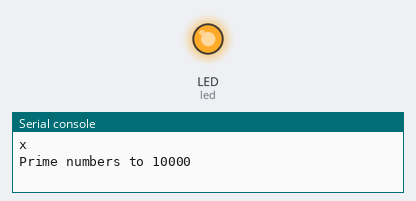
A program run on a simulated CircuitPython board. Parts: output pins drawn as LEDs (lit = HIGH), the last lines printed to the serial console. Values from a settings file that is not in the repository are placeholders. At 2.8 s the program ends and the board releases its pins; the recording ends there.

Above: at 0.3 s.
At 2.62 s:
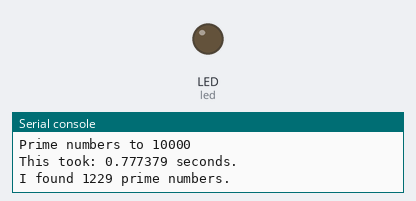
Timing chart, 0 to 2.9 s (numbered marks = the images above):
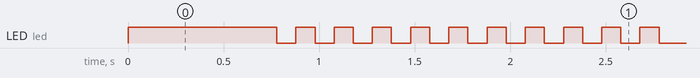

Measured:
- by itself, LED (led): repeats every 0.20 s: LOW 0.10 s, HIGH 0.10 s

The program:

code.py
```python
import os

print(os.getenv('test_variable'))

import math, time, board, digitalio
led = digitalio.DigitalInOut(board.LED)
led.direction = digitalio.Direction.OUTPUT
last = 10000
found = 4     # we start from 11, know already 2, 3, 5, 7
led.value = True
print(f"Prime numbers to {last}")
start = time.monotonic()
for number in range(11, last, 2):
    prime = True
    for divider in range(3, int(math.sqrt(number))+1, 2):
        if number % divider == 0:
            prime = False
            break
    if prime:
        found += 1
end = time.monotonic()
print(f"This took: {(end - start)} seconds.")
print(f"I found {found} prime numbers.")
led.value = False

for i in range(10):
    time.sleep(0.1)
    led.value = True
    time.sleep(0.1)
    led.value = False
```
